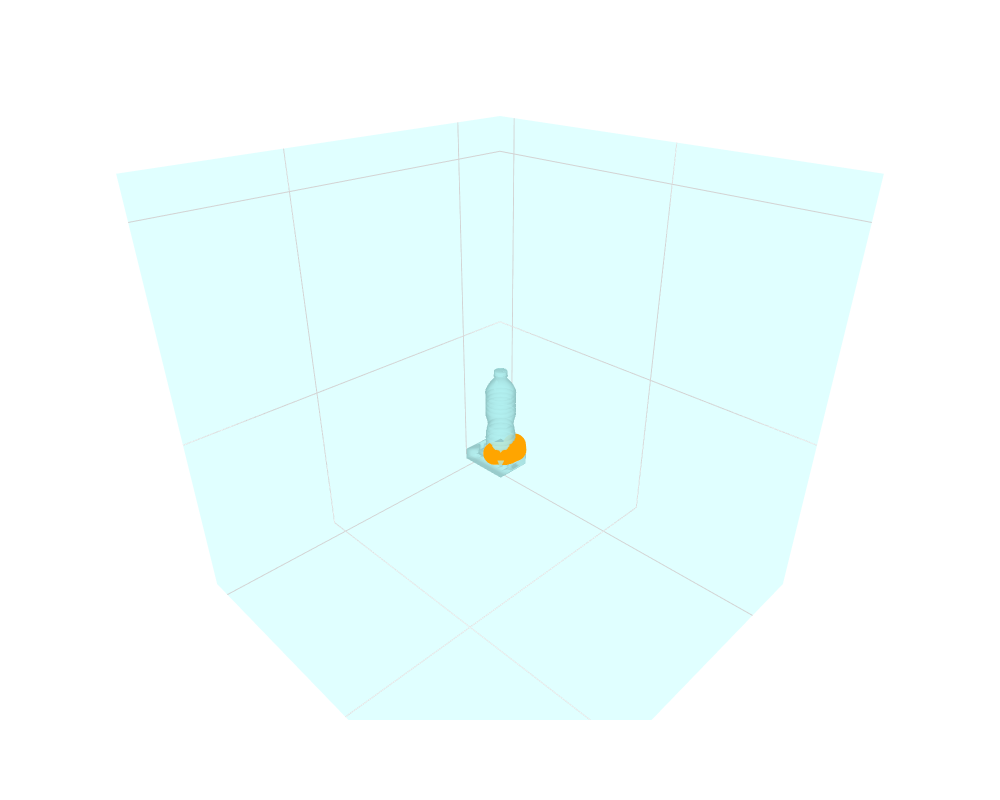

Here is the notebook cell this chart was saved with:
### Markdown cell above
**Testing and Visualization**

Load real-world data for testing and visualize the contact points with the 3D CAD model.

### Code cell
object_file = "../data/test/bottle_1_mapped_sim.csv"
sensor_signal, traj, origin_pos, start_idx, end_idx, overshoot_idx, true_end = process_data(object_file, cfg.max_s, cfg.min_s)
sensor_signal = sensor_signal.to(cfg.device).unsqueeze(0)

mesh = trimesh.load_mesh("../data/test/bottle_1.stl")
mesh.apply_translation([0.10769475, -0.00521250, 0.026])
mesh.apply_translation([0.00407, 0.016, -0.04846])

vertices = mesh.vertices
faces = mesh.faces

mesh_to_draw =go.Mesh3d(
    x=vertices[:, 0],
    y=vertices[:, 1],
    z=vertices[:, 2],
    i=faces[:, 0],
    j=faces[:, 1],
    k=faces[:, 2],
    opacity=0.7,
    color='paleturquoise',
    lighting=dict(
        ambient=0.8,
        diffuse=0.2,
        specular=0.1,
        roughness=1,
        fresnel=0
    ),
    lightposition=dict(
        x=-1,  # Adjust the light position as needed
        y=-1,
        z=0.5
    )
)

with torch.no_grad():
    # Plotting the sensor signal
    plt.figure()
    plt.plot(sensor_signal.cpu().numpy()[0,:, 0], label='Sensor X')
    plt.plot(sensor_signal.cpu().numpy()[0,:, 1], label='Sensor Y')
    plt.xlabel('Time')
    plt.ylabel('Signal')
    plt.legend()
    plt.show()
    with torch.no_grad():
        pred_contact = model(sensor_signal)
    # (batch, traj_len, 3) and (batch, traj_len, 3)
    traj = traj.squeeze(0).cpu().numpy()
    pred_contact = pred_contact.squeeze(0).cpu().numpy()
    non_zero_start = np.where(np.linalg.norm(pred_contact, axis=1) > 0.01)[0][0]
    non_zero_end = np.where(np.linalg.norm(pred_contact, axis=1) > 0.01)[0][-1]

    if start_idx is not None:
        start_idx = start_idx if start_idx > non_zero_start else non_zero_start
    else:
        start_idx = non_zero_start

    if true_end is not None:
        end_idx = true_end if true_end < non_zero_end else non_zero_end
    else:
        end_idx = non_zero_end
    
    pred_contact[:, 0] = pred_contact[:, 0] + traj[:,0] - origin_pos
    mean_x = vertices[:, 0].mean()
    mean_y = vertices[:, 1].mean()
    mean_z = vertices[:, 2].mean()
    box_size = 0.5
    x_max = mean_x + box_size
    x_min = mean_x - box_size
    y_max = mean_y + box_size
    y_min = mean_y - box_size
    z_max = mean_z + box_size
    z_min = mean_z - box_size


    # Create the scatter plot for pred_contact points
    scatter = go.Scatter3d(
        x=pred_contact[start_idx:end_idx, 0],
        y=pred_contact[start_idx:end_idx, 1],
        z=pred_contact[start_idx:end_idx, 2],
        mode='markers',
        marker=dict(size=8, color='orange'),
        name='pred_contact'
    )

    # Create the figure
    fig = go.Figure(data=[mesh_to_draw, scatter])

    # Set the layout for the axes and figure size
    fig.update_layout(
        scene=dict(
            xaxis=dict(
                showgrid=True,
                zeroline=True,
                showline=False,
                title='',
                backgroundcolor='lightcyan',
                gridcolor='lightgray',
                showticklabels=False,
                range=[x_min, x_max]
            ),
            yaxis=dict(
                showgrid=True,
                zeroline=True,
                showline=False,
                title='',
                backgroundcolor='lightcyan',
                gridcolor='lightgray',
                showticklabels=False,
                range=[y_min, y_max]
            ),
            zaxis=dict(
                showgrid=True,
                zeroline=True,
                showline=False,
                title='',
                backgroundcolor='lightcyan',
                gridcolor='lightgray',
                showticklabels=False,
                range=[z_min, z_max]
            ),
            aspectmode='cube',
            aspectratio=dict(x=1, y=1, z=1)
        ),
        scene_camera=dict(
        eye=dict(x=-1, y=-1, z=0.8),  # Set the camera position
        up=dict(x=0, y=0, z=0.5)           # Set the up direction
        ),
        legend=dict(yanchor="top", y=0.99, xanchor="left", x=0.01),
        width=1000,  # Set the width of the figure
        height=800   # Set the height of the figure
    )
    # Show the plot
    fig.show()

closest_points, distance, _ = trimesh.proximity.closest_point(mesh, pred_contact[start_idx:end_idx])
average_distance = np.mean(distance)

print("Average distance between predicted contact points and object: ", average_distance)

### Figure 1 — Plotly figure (JSON) as saved in the notebook; plotly's stock layout.template omitted (floating-point values rounded to 4 significant figures; data arrays with more than 128 entries replaced by an {"elided": "..."} marker saying what was removed)
{"data": [{"color": "paleturquoise", "i": {"elided": "8280 int values"}, "j": {"elided": "8280 int values"}, "k": {"elided": "8280 int values"}, "lighting": {"ambient": 0.8, "diffuse": 0.2, "fresnel": 0, "roughness": 1, "specular": 0.1}, "lightposition": {"x": -1, "y": -1, "z": 0.5}, "opacity": 0.7, "type": "mesh3d", "x": {"elided": "4134 float values"}, "y": {"elided": "4134 float values"}, "z": {"elided": "4134 float values"}}, {"marker": {"color": "orange", "size": 8}, "mode": "markers", "name": "pred_contact", "type": "scatter3d", "x": [0.1197, 0.1223, 0.1237, 0.1248, 0.1258, 0.1269, 0.1279, 0.1291, 0.1304, 0.1321, 0.1337, 0.135, 0.1352, 0.1351, 0.1349, 0.1349, 0.1347, 0.1354, 0.1361, 0.1368, 0.1378, 0.1387, 0.1399, 0.1409, 0.1419, 0.1429, 0.1434, 0.1435, 0.1438, 0.1436, 0.1435, 0.1428, 0.1423, 0.142, 0.1419, 0.1418, 0.1422, 0.1432, 0.1436, 0.1444, 0.1453, 0.146, 0.1472, 0.1479, 0.1491, 0.15, 0.1511, 0.1517, 0.1528, 0.1534, 0.1537, 0.1541, 0.1542, 0.1542, 0.1543, 0.1541, 0.1543, 0.1544, 0.1547, 0.1553, 0.1559, 0.1566, 0.1574, 0.1582, 0.1589, 0.1598, 0.1608, 0.1615, 0.1623, 0.1633, 0.1642, 0.1648, 0.1651, 0.1653, 0.1655, 0.1655, 0.1653, 0.1658, 0.1664, 0.167, 0.1675, 0.1683, 0.1698, 0.1709, 0.1719, 0.1732, 0.1743, 0.1757, 0.1781], "y": [0.03839, 0.03655, 0.0354, 0.03459, 0.03379, 0.03284, 0.03193, 0.03035, 0.02833, 0.0263, 0.0239, 0.02243, 0.02281, 0.02344, 0.02398, 0.02437, 0.02479, 0.02431, 0.02387, 0.02344, 0.02276, 0.02202, 0.02115, 0.0206, 0.01982, 0.01928, 0.01907, 0.01928, 0.01929, 0.01936, 0.01964, 0.02009, 0.02046, 0.02062, 0.02068, 0.02073, 0.02073, 0.02042, 0.02036, 0.02019, 0.02005, 0.01997, 0.0198, 0.01964, 0.01937, 0.01923, 0.01903, 0.01891, 0.01873, 0.01868, 0.01874, 0.01874, 0.01887, 0.01897, 0.01897, 0.01925, 0.01933, 0.01938, 0.01944, 0.01949, 0.01948, 0.01958, 0.0197, 0.01976, 0.01988, 0.01992, 0.02007, 0.02017, 0.02024, 0.02036, 0.02051, 0.02065, 0.02092, 0.02112, 0.02124, 0.02129, 0.0218, 0.02244, 0.02276, 0.02363, 0.02413, 0.02477, 0.02649, 0.02746, 0.02833, 0.02969, 0.03063, 0.0322, 0.03486], "z": [0.000205, 7.547e-05, -6.71e-05, -0.0001053, -0.0001046, -0.0002013, -0.0001383, -2.878e-05, -0.000138, -0.0001801, -0.0001583, -0.0001791, -0.0001943, -0.000178, -0.000199, -0.000228, -0.0002478, -0.0001368, -7.209e-05, -0.0001005, 8.494e-07, 5.767e-05, 9.931e-05, 0.0001481, 0.0001803, 0.0002075, 0.0002046, 0.0002028, 0.0001715, 0.0001963, 0.0001779, 0.0001945, 0.0003286, 0.0002828, 0.0003411, 0.0003363, 0.0003301, 0.0003084, 0.0002125, 0.0002577, 0.0002404, 0.0002458, 0.0002404, 0.0002824, 0.0002748, 0.0003156, 0.000329, 0.0002767, 0.0003514, 0.0003216, 0.0002951, 0.0002634, 0.0003716, 0.0002894, 0.0002098, 0.0002516, 0.0001921, -1.113e-05, 0.0001222, 0.0001177, 0.0001772, 0.0001049, 1.954e-05, -6.493e-06, -4.318e-05, 7.339e-07, -0.0002563, -0.0003216, -0.0004325, -0.0004353, -0.001917, -0.002295, -0.002783, -0.002787, -0.003044, -0.003236, -0.003339, -0.003572, -0.00324, -0.003606, -0.003379, -0.00345, -0.003767, -0.003616, -0.003486, -0.003036, -0.00309, -0.002703, -0.002631]}], "layout": {"height": 800, "legend": {"x": 0.01, "xanchor": "left", "y": 0.99, "yanchor": "top"}, "scene": {"aspectmode": "cube", "aspectratio": {"x": 1, "y": 1, "z": 1}, "camera": {"eye": {"x": -1, "y": -1, "z": 0.8}, "up": {"x": 0, "y": 0, "z": 0.5}}, "xaxis": {"backgroundcolor": "lightcyan", "gridcolor": "lightgray", "range": [-0.3483, 0.6517], "showgrid": true, "showline": false, "showticklabels": false, "title": {"text": ""}, "zeroline": true}, "yaxis": {"backgroundcolor": "lightcyan", "gridcolor": "lightgray", "range": [-0.4472, 0.5528], "showgrid": true, "showline": false, "showticklabels": false, "title": {"text": ""}, "zeroline": true}, "zaxis": {"backgroundcolor": "lightcyan", "gridcolor": "lightgray", "range": [-0.4097, 0.5903], "showgrid": true, "showline": false, "showticklabels": false, "title": {"text": ""}, "zeroline": true}}, "width": 1000}}
